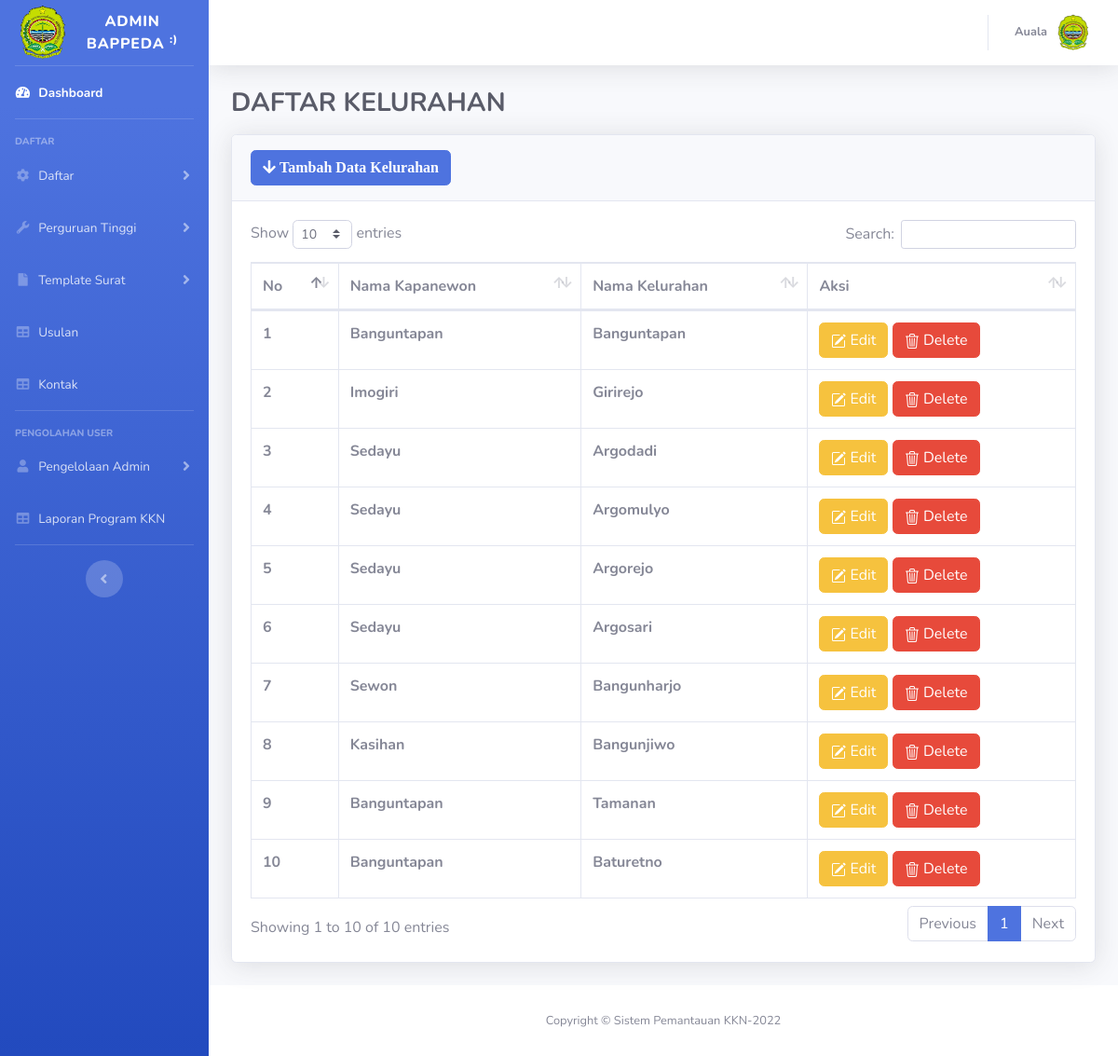
The page /admin-master/kelurahan.php (signed in) on the database its author committed.
### tables this page shows
CREATE TABLE `kelurahan` (
  `id_kel` int(4) NOT NULL,
  `id_user` int(4) NOT NULL,
  `id_kec` int(4) NOT NULL,
  `nama_kel` varchar(100) NOT NULL
);

CREATE TABLE `kecamatan` (
  `id_kec` int(4) NOT NULL,
  `nama_kec` varchar(100) NOT NULL,
  `alamat_kec` varchar(100) NOT NULL,
  `telepon_kec` varchar(15) NOT NULL
);

### admin-master/kelurahan.php (the view, shortened to what this page needs)
<!DOCTYPE html>
<html lang="en">
<head>
    <link href="../vendor/fontawesome-free/css/all.min.css" rel="stylesheet" type="text/css">
    <link href="../css/sb-admin-2.min.css" rel="stylesheet">
    <link href="../vendor/sweetalert2/sweetalert2.min.css" rel="stylesheet" type="text/css">
    <link href="../vendor/datatables/dataTables.bootstrap4.min.css" rel="stylesheet">
</head>
<body id="page-top">
    <div id="wrapper">
        <ul class="navbar-nav bg-gradient-primary sidebar sidebar-dark accordion" id="accordionSidebar">
            <a class="sidebar-brand d-flex align-items-center justify-content-center" href="index.html">
                <div class="sidebar-brand-icon">
                    <img src="../img/logo.png" width="60" height="60">
                </div>
                <div class="sidebar-brand-text mx-3">Admin Bappeda <sup>:)</sup></div>
            </a>
            <hr class="sidebar-divider my-0">
            <li class="nav-item active">
                <a class="nav-link" href="admin-master.php">
                    <i class="fas fa-fw fa-tachometer-alt"></i>
                    <span>Dashboard</span></a>
            </li>
            <hr class="sidebar-divider">
            <div class="sidebar-heading">
                Daftar
            </div>
            <li class="nav-item">
                <a class="nav-link collapsed" href="#" data-toggle="collapse" data-target="#collapseTwo" aria-expanded="true" aria-controls="collapseTwo">
                    <i class="fas fa-fw fa-cog"></i>
                    <span>Daftar</span>
                </a>
            </li>
            <li class="nav-item">
                <a class="nav-link collapsed" href="#" data-toggle="collapse" data-target="#collapseUtilities" aria-expanded="true" aria-controls="collapseUtilities">
                    <i class="fas fa-fw fa-wrench"></i>
                    <span>Perguruan Tinggi</span>
                </a>
            </li>
            <li class="nav-item">
                <a class="nav-link collapsed" href="#" data-toggle="collapse" data-target="#collapseTheree" aria-expanded="true" aria-controls="collapseTheree">
                    <i class="fas fa-fw fa-file"></i>
                    <span>Template Surat </span>
                </a>
            </li>
            <li class="nav-item">
                <a class="nav-link" href="usulan.php">
                    <i class="fas fa-fw fa-table"></i>
                    <span>Usulan</span></a>
            </li>
            <li class="nav-item">
                <a class="nav-link" href="kontak.php">
                    <i class="fas fa-fw fa-table"></i>
                    <span>Kontak</span></a>
            </li>
            <hr class="sidebar-divider">
            <div class="sidebar-heading">
                Pengolahan User
            </div>
            <li class="nav-item">
                <a class="nav-link collapsed" href="#" data-toggle="collapse" data-target="#collapseFour" aria-expanded="true" aria-controls="collapseTheree">
                    <i class="fas fa-fw fa-user"></i>
                    <span>Pengelolaan Admin </span>
                </a>
            </li>
            <li class="nav-item">
                <a class="nav-link" href="lap_kkn.php">
                    <i class="fas fa-fw fa-table"></i>
                    <span>Laporan Program KKN</span></a>
            </li>
            <hr class="sidebar-divider d-none d-md-block">
            <div class="text-center d-none d-md-inline">
                <button class="rounded-circle border-0" id="sidebarToggle"></button>
            </div>
        </ul>
        <div id="content-wrapper" class="d-flex flex-column">
            <div id="content">
                <nav class="navbar navbar-expand navbar-light bg-white topbar mb-4 static-top shadow">
                    <ul class="navbar-nav ml-auto">
                        <li class="nav-item dropdown no-arrow">
                            <a class="nav-link dropdown-toggle" href="#" id="userDropdown" role="button" data-toggle="dropdown" aria-haspopup="true" aria-expanded="false">
                                <span class="mr-2 d-none d-lg-inline text-gray-600 small">
                                    <b><?= $_SESSION['nama_user'] ?> </b>
                                </span>
                                <img src="../img/logo.png" width="40" height="40">
                            </a>
                        </li>
                    </ul>
                </nav>
                <div class="container-fluid">
                    <h1 class="h3 mb-3 text-gray-800"><strong>DAFTAR KELURAHAN</strong> </h1>
                    <div class="card shadow mb-4">
                        <div class="card-header py-3">
                            <a class="btn btn-primary" id="tombolbidang" data-toggle="modal" data-target="#tambahModal"><i class="fa fa-arrow-down"> Tambah Data Kelurahan </i></a>
                        </div>
                        <div class="card-body">
                            <div class="table-responsive">
                                <table class="table table-bordered " id="dataTable" width="100%" cellspacing="0">
                                    <thead>
                                        <tr class="table">
                                            <th>No</th>
                                            <th>Nama Kapanewon</th>
                                            <th>Nama Kelurahan</th>
                                            <th>Aksi</th>
                                        </tr>
                                    </thead>
                                    <?php
                                    include '../koneksi.php';
                                    $a = 1;
                                    $data = mysqli_query($koneksi, "SELECT * FROM kelurahan JOIN kecamatan ON kelurahan.id_kec=kecamatan.id_kec ");
                                    while ($d = mysqli_fetch_array($data)) {
                                    ?>
                                        <tr>
                                            <th><?php echo $a++; ?></th>
                                            <th><?php echo $d['nama_kec']; ?></th>
                                            <th><?php echo $d['nama_kel']; ?></th>
                                            <th>
                                                <a id="tombolEdit" data-toggle="modal" data-target="#editModal" data-kec="<?php echo $d['id_kec']; ?>" data-id="<?php echo $d['id_kel']; ?>" data-nama="<?php echo $d['nama_kel']; ?>">
                                                    <button class="btn btn-warning"> Edit</button>
                                                </a>
                                                <a id="delete" data-id="<?php echo $d['id_kel']; ?>" class="btn btn-danger"> Delete</i></a>
                                            </th>
                                        </tr>
                                    <?php
                                    }
                                    ?>
                                </table>
                            </div>
                        </div>
                    </div>
                </div>
                <footer class="sticky-footer bg-white">
                    <div class="container my-auto">
                        <div class="copyright text-center my-auto">
                            <span>Copyright &copy; Sistem Pemantauan KKN-2022</span>
                        </div>
                    </div>
                </footer>
            </div>
        </div>
</body>
</html>

### rows shown on the page
kelurahan: id_kec.nama_kec "Banguntapan", nama_kel "Banguntapan"
kelurahan: id_kec.nama_kec "Imogiri", nama_kel "Girirejo"
kelurahan: id_kec.nama_kec "Sedayu", nama_kel "Argodadi"
kelurahan: id_kec.nama_kec "Sedayu", nama_kel "Argomulyo"
kelurahan: id_kec.nama_kec "Sedayu", nama_kel "Argorejo"
kelurahan: id_kec.nama_kec "Sedayu", nama_kel "Argosari"
kelurahan: id_kec.nama_kec "Sewon", nama_kel "Bangunharjo"
kelurahan: id_kec.nama_kec "Kasihan", nama_kel "Bangunjiwo"
kelurahan: id_kec.nama_kec "Banguntapan", nama_kel "Tamanan"
kelurahan: id_kec.nama_kec "Banguntapan", nama_kel "Baturetno"

### other values the page prints
$_SESSION['nama_user'] "Auala"
